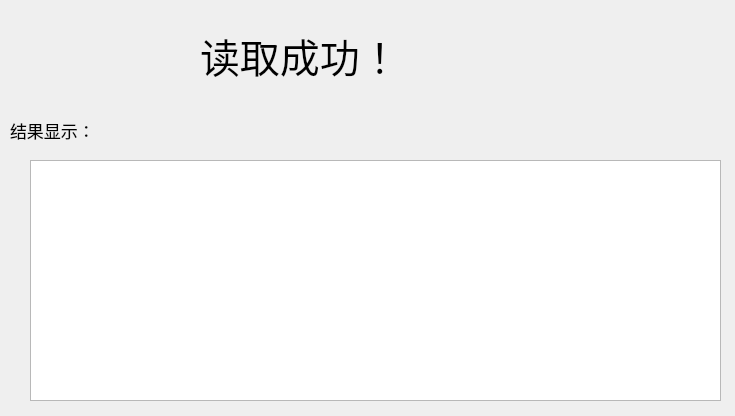
<?xml version="1.0" encoding="UTF-8"?>
<ui version="4.0">
 <class>ReadFile</class>
 <widget class="QWidget" name="ReadFile">
  <property name="geometry">
   <rect>
    <x>0</x>
    <y>0</y>
    <width>735</width>
    <height>416</height>
   </rect>
  </property>
  <property name="windowTitle">
   <string>Form</string>
  </property>
  <widget class="QListWidget" name="listWidget">
   <property name="geometry">
    <rect>
     <x>30</x>
     <y>160</y>
     <width>691</width>
     <height>241</height>
    </rect>
   </property>
  </widget>
  <widget class="QLabel" name="LabelShow">
   <property name="geometry">
    <rect>
     <x>10</x>
     <y>110</y>
     <width>111</width>
     <height>41</height>
    </rect>
   </property>
   <property name="font">
    <font>
     <family>方正兰亭超细黑简体</family>
     <pointsize>13</pointsize>
    </font>
   </property>
   <property name="text">
    <string>结果显示：</string>
   </property>
  </widget>
  <widget class="QLabel" name="LabelRead">
   <property name="geometry">
    <rect>
     <x>200</x>
     <y>20</y>
     <width>300</width>
     <height>71</height>
    </rect>
   </property>
   <property name="font">
    <font>
     <family>楷体</family>
     <pointsize>30</pointsize>
    </font>
   </property>
   <property name="text">
    <string>读取成功！</string>
   </property>
  </widget>
 </widget>
 <resources/>
 <connections/>
</ui>
